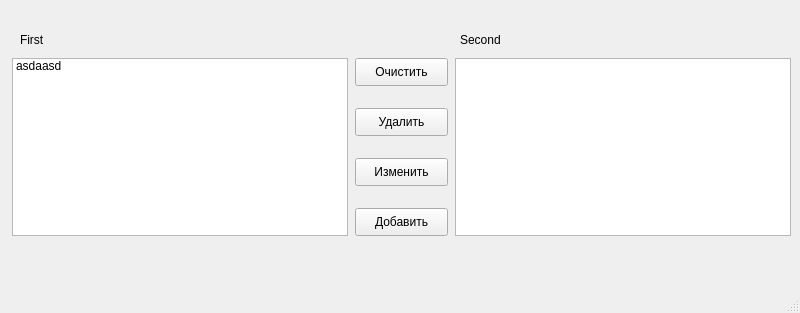
<?xml version="1.0" encoding="UTF-8"?>
<ui version="4.0">
 <class>MainWindow</class>
 <widget class="QMainWindow" name="MainWindow">
  <property name="geometry">
   <rect>
    <x>0</x>
    <y>0</y>
    <width>800</width>
    <height>313</height>
   </rect>
  </property>
  <property name="windowTitle">
   <string>MainWindow</string>
  </property>
  <widget class="QWidget" name="centralwidget">
   <widget class="QPushButton" name="putButton">
    <property name="geometry">
     <rect>
      <x>355</x>
      <y>158</y>
      <width>93</width>
      <height>28</height>
     </rect>
    </property>
    <property name="font">
     <font>
      <pointsize>9</pointsize>
     </font>
    </property>
    <property name="text">
     <string>Изменить</string>
    </property>
   </widget>
   <widget class="QPushButton" name="clearButton">
    <property name="geometry">
     <rect>
      <x>355</x>
      <y>58</y>
      <width>93</width>
      <height>28</height>
     </rect>
    </property>
    <property name="font">
     <font>
      <pointsize>9</pointsize>
     </font>
    </property>
    <property name="text">
     <string>Очистить</string>
    </property>
   </widget>
   <widget class="QPushButton" name="deleteButton">
    <property name="geometry">
     <rect>
      <x>355</x>
      <y>108</y>
      <width>93</width>
      <height>28</height>
     </rect>
    </property>
    <property name="font">
     <font>
      <pointsize>9</pointsize>
     </font>
    </property>
    <property name="text">
     <string>Удалить</string>
    </property>
   </widget>
   <widget class="QPushButton" name="addButton">
    <property name="geometry">
     <rect>
      <x>355</x>
      <y>208</y>
      <width>93</width>
      <height>28</height>
     </rect>
    </property>
    <property name="font">
     <font>
      <pointsize>9</pointsize>
     </font>
    </property>
    <property name="text">
     <string>Добавить</string>
    </property>
   </widget>
   <widget class="QListWidget" name="listWidget">
    <property name="geometry">
     <rect>
      <x>12</x>
      <y>58</y>
      <width>336</width>
      <height>178</height>
     </rect>
    </property>
    <item>
     <property name="text">
      <string>asdaasd</string>
     </property>
    </item>
   </widget>
   <widget class="QListWidget" name="listWidget_2">
    <property name="geometry">
     <rect>
      <x>455</x>
      <y>58</y>
      <width>336</width>
      <height>178</height>
     </rect>
    </property>
   </widget>
   <widget class="QLabel" name="label">
    <property name="geometry">
     <rect>
      <x>20</x>
      <y>30</y>
      <width>341</width>
      <height>20</height>
     </rect>
    </property>
    <property name="font">
     <font>
      <pointsize>9</pointsize>
     </font>
    </property>
    <property name="layoutDirection">
     <enum>Qt::LeftToRight</enum>
    </property>
    <property name="text">
     <string>First</string>
    </property>
   </widget>
   <widget class="QLabel" name="label_2">
    <property name="geometry">
     <rect>
      <x>460</x>
      <y>30</y>
      <width>321</width>
      <height>20</height>
     </rect>
    </property>
    <property name="font">
     <font>
      <pointsize>9</pointsize>
     </font>
    </property>
    <property name="layoutDirection">
     <enum>Qt::LeftToRight</enum>
    </property>
    <property name="text">
     <string>Second</string>
    </property>
   </widget>
  </widget>
  <widget class="QMenuBar" name="menubar">
   <property name="geometry">
    <rect>
     <x>0</x>
     <y>0</y>
     <width>800</width>
     <height>26</height>
    </rect>
   </property>
  </widget>
  <widget class="QStatusBar" name="statusbar"/>
 </widget>
 <resources/>
 <connections>
  <connection>
   <sender>clearButton</sender>
   <signal>clicked()</signal>
   <receiver>listWidget_2</receiver>
   <slot>clear()</slot>
   <hints>
    <hint type="sourcelabel">
     <x>406</x>
     <y>104</y>
    </hint>
    <hint type="destinationlabel">
     <x>530</x>
     <y>126</y>
    </hint>
   </hints>
  </connection>
  <connection>
   <sender>clearButton</sender>
   <signal>clicked()</signal>
   <receiver>listWidget</receiver>
   <slot>clear()</slot>
   <hints>
    <hint type="sourcelabel">
     <x>360</x>
     <y>98</y>
    </hint>
    <hint type="destinationlabel">
     <x>326</x>
     <y>125</y>
    </hint>
   </hints>
  </connection>
 </connections>
</ui>
